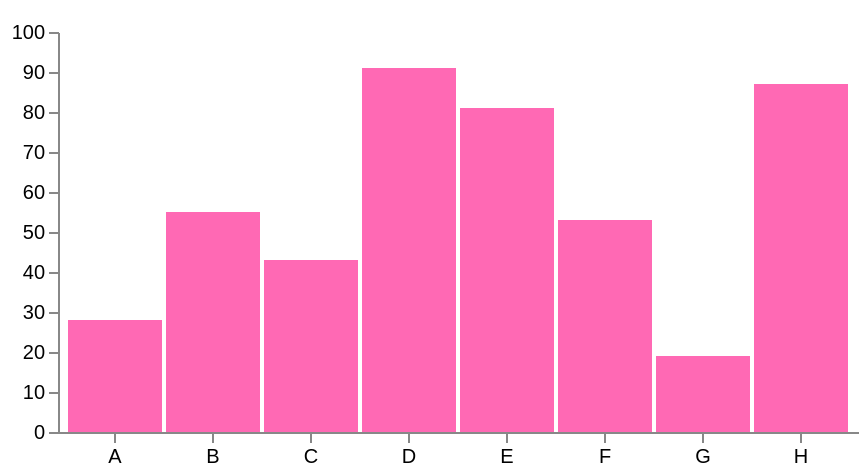

Vega-Lite specification stored for this chart:
### Vega specification from a JSON file in a GitHub repository (floating-point values rounded to 4 significant figures)
{"$schema": "https://vega.github.io/schema/vega/v6.json", "description": "A basic bar chart example, with value labels shown upon pointer hover.", "width": 400, "height": 200, "padding": 5, "data": [{"name": "table", "values": [{"category": "A", "amount": 28}, {"category": "B", "amount": 55}, {"category": "C", "amount": 43}, {"category": "D", "amount": 91}, {"category": "E", "amount": 81}, {"category": "F", "amount": 53}, {"category": "G", "amount": 19}, {"category": "H", "amount": 87}]}], "signals": [{"name": "tooltip", "value": {}, "on": [{"events": "rect:pointerover", "update": "datum"}, {"events": "rect:pointerout", "update": "{}"}]}], "scales": [{"name": "xscale", "type": "band", "domain": {"data": "table", "field": "category"}, "range": "width", "padding": 0.05, "round": true}, {"name": "yscale", "domain": {"data": "table", "field": "amount"}, "nice": true, "range": "height"}], "axes": [{"orient": "bottom", "scale": "xscale"}, {"orient": "left", "scale": "yscale"}], "marks": [{"type": "rect", "from": {"data": "table"}, "encode": {"enter": {"x": {"scale": "xscale", "field": "category"}, "width": {"scale": "xscale", "band": 1}, "y": {"scale": "yscale", "field": "amount"}, "y2": {"scale": "yscale", "value": 0}}, "update": {"fill": {"value": "hotpink"}}, "hover": {"fill": {"value": "deeppink"}}}}, {"type": "text", "encode": {"enter": {"align": {"value": "center"}, "baseline": {"value": "bottom"}, "fill": {"value": "#333"}}, "update": {"x": {"scale": "xscale", "signal": "tooltip.category", "band": 0.5}, "y": {"scale": "yscale", "signal": "tooltip.amount", "offset": -2}, "text": {"signal": "tooltip.amount"}, "fillOpacity": [{"test": "datum === tooltip", "value": 0}, {"value": 1}]}}}]}
